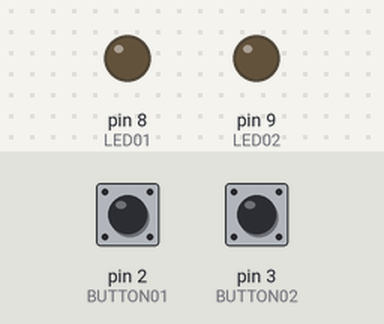
The sketch below on a simulated Arduino Uno, built with avr-gcc and run on an emulated ATmega328P. Shown: output pins drawn as LEDs (lit = HIGH). The test bench sets the inputs (shaded band); at power-on: pin 2 (BUTTON01) LOW, pin 3 (BUTTON02) LOW.

Above: at 1.2 s.
1.3 s: pin 2 (BUTTON01) pulled HIGH for 0.15 s
At 1.38 s:
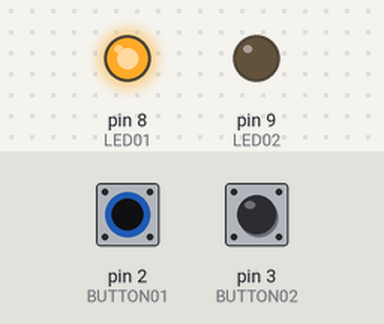
2.9 s: pin 3 (BUTTON02) pulled HIGH for 0.15 s
At 2.98 s:
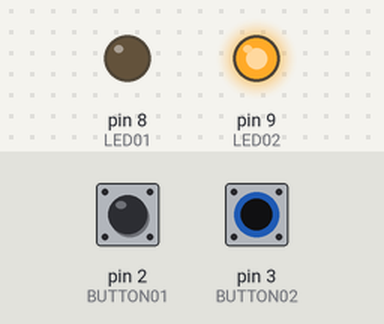
4.5 s: pin 3 (BUTTON02) pulled HIGH for 3.2 s
At 8.3 s:
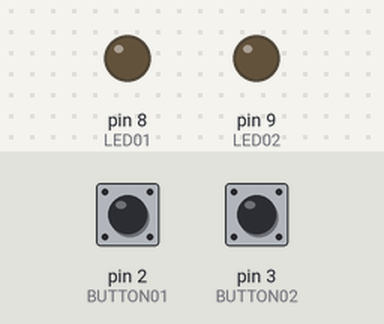
9.2 s: pin 2 (BUTTON01) pulled HIGH for 3.2 s
At 10.6 s:
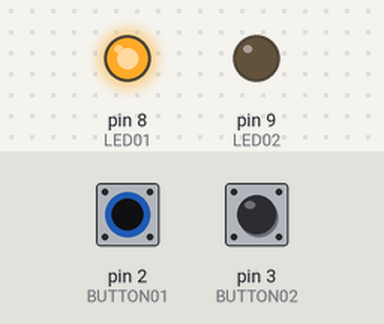
13.9 s: pin 2 (BUTTON01) driven HIGH and pin 3 (BUTTON02) driven HIGH
At 14.3 s:
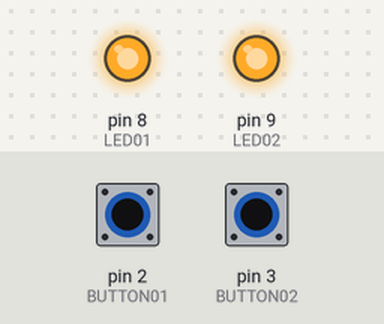
Timing chart, 0 to 16.4 s (numbered marks = the images above; inputs shaded):
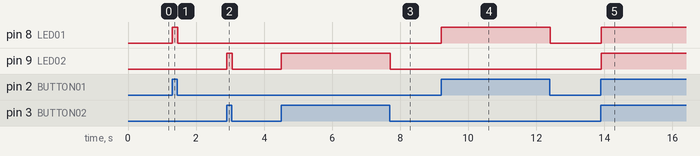

Measured:
- after the input at 1.3 s, pin 8 (LED01): LOW → HIGH at once, → LOW 0.15 s later
- after the input at 2.9 s, pin 9 (LED02): LOW → HIGH at once, → LOW 0.15 s later
- after the input at 4.5 s, pin 9 (LED02): LOW → HIGH at once, → LOW 3.2 s later
- after the input at 9.2 s, pin 8 (LED01): LOW → HIGH at once, → LOW 3.2 s later
- after the input at 13.9 s, pin 8 (LED01), pin 9 (LED02): LOW → HIGH at once

The sketch:

feedback_2x2.ino
```cpp
#include <Bounce.h> // include the (magic) Bounce library
#define BUTTON01 2// pin of the button #1
#define BUTTON02 3  // pin of the button #1
#define LED01 8
#define LED02 9

// let's instantiate the 2 debouncers with a debounce time of 7 ms
Bounce bouncer_button01 = Bounce (BUTTON01, 7);
Bounce bouncer_button02 = Bounce (BUTTON02, 7);

void setup()
{
    pinMode(BUTTON01, INPUT); // the switch pin 2 is setup as an input
    pinMode(BUTTON02, INPUT); // the switch pin 3 is setup as an input
    pinMode(LED01, OUTPUT);
    pinMode(LED02, OUTPUT);
    // the switch pin 8 is setup as an output
    // the switch pin 9 is setup as an output
}
void loop(){
    // let's update the two debouncers
    bouncer_button01.update();
    bouncer_button02.update();
    // let's read each button state, debounced!
    int button01_state = bouncer_button01.read();
    int button02_state = bouncer_button02.read();
    // let's test each button state and switch leds on or off
    if ( button01_state == HIGH )
    {
        digitalWrite(LED01, HIGH);
    }
    else
    {
        digitalWrite(LED01, LOW);
    }
    if ( button02_state == HIGH )
    {
        digitalWrite(LED02, HIGH);
    }
    else
    {
        digitalWrite(LED02, LOW);
    }
}
```
